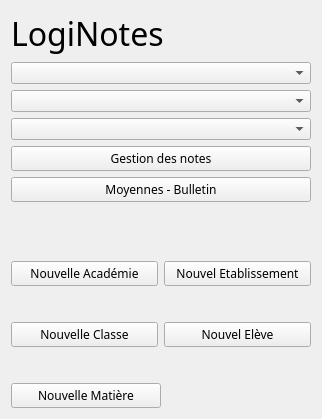
   <widget class="QWidget" name="layoutWidget">
    <property name="geometry">
     <rect>
      <x>30</x>
      <y>20</y>
      <width>302</width>
      <height>419</height>
     </rect>
    </property>
    <layout class="QVBoxLayout" name="verticalLayout_12">
     <item>
      <layout class="QVBoxLayout" name="verticalLayout_10">
       <item>
        <widget class="QLabel" name="label_2">
         <property name="sizePolicy">
          <sizepolicy hsizetype="Preferred" vsizetype="Fixed">
           <horstretch>0</horstretch>
           <verstretch>0</verstretch>
          </sizepolicy>
         </property>
         <property name="maximumSize">
          <size>
           <width>16777215</width>
           <height>50</height>
          </size>
         </property>
         <property name="font">
          <font>
           <family>Showcard Gothic</family>
           <pointsize>24</pointsize>
           <weight>50</weight>
           <italic>false</italic>
           <bold>false</bold>
           <kerning>true</kerning>
          </font>
         </property>
         <property name="text">
          <string>LogiNotes</string>
         </property>
        </widget>
       </item>
      </layout>
     </item>
     <item>
      <widget class="QComboBox" name="cBAcademie">
       <property name="sizePolicy">
        <sizepolicy hsizetype="Fixed" vsizetype="Fixed">
         <horstretch>0</horstretch>
         <verstretch>0</verstretch>
        </sizepolicy>
       </property>
       <property name="maximumSize">
        <size>
         <width>300</width>
         <height>16777215</height>
        </size>
       </property>
      </widget>
     </item>
     <item>
      <widget class="QComboBox" name="cBEtablissement">
       <property name="sizePolicy">
        <sizepolicy hsizetype="Fixed" vsizetype="Fixed">
         <horstretch>0</horstretch>
         <verstretch>0</verstretch>
        </sizepolicy>
       </property>
       <property name="minimumSize">
        <size>
         <width>300</width>
         <height>0</height>
        </size>
       </property>
      </widget>
     </item>
     <item>
      <widget class="QComboBox" name="cBClasse"/>
     </item>
     <item>
      <widget class="QPushButton" name="pBGestNote">
       <property name="sizePolicy">
        <sizepolicy hsizetype="Fixed" vsizetype="Fixed">
         <horstretch>0</horstretch>
         <verstretch>0</verstretch>
        </sizepolicy>
       </property>
       <property name="maximumSize">
        <size>
         <width>300</width>
         <height>16777215</height>
        </size>
       </property>
       <property name="font">
        <font>
         <family>Showcard Gothic</family>
        </font>
       </property>
       <property name="text">
        <string>Gestion des notes</string>
       </property>
      </widget>
     </item>
     <item>
      <widget class="QPushButton" name="pBMoyenne">
       <property name="sizePolicy">
        <sizepolicy hsizetype="Fixed" vsizetype="Fixed">
         <horstretch>0</horstretch>
         <verstretch>0</verstretch>
        </sizepolicy>
       </property>
       <property name="maximumSize">
        <size>
         <width>300</width>
         <height>16777215</height>
        </size>
       </property>
       <property name="font">
        <font>
         <family>Showcard Gothic</family>
        </font>
       </property>
       <property name="text">
        <string>Moyennes - Bulletin</string>
       </property>
      </widget>
     </item>
     <item>
      <spacer name="verticalSpacer">
       <property name="orientation">
        <enum>Qt::Vertical</enum>
       </property>
       <property name="sizeType">
        <enum>QSizePolicy::Maximum</enum>
       </property>
       <property name="sizeHint" stdset="0">
        <size>
         <width>20</width>
         <height>40</height>
        </size>
       </property>
      </spacer>
     </item>
     <item>
      <layout class="QHBoxLayout" name="horizontalLayout_9">
       <item>
        <layout class="QVBoxLayout" name="verticalLayout_15">
         <item>
          <spacer name="verticalSpacer_4">
           <property name="orientation">
            <enum>Qt::Vertical</enum>
           </property>
           <property name="sizeType">
            <enum>QSizePolicy::Fixed</enum>
           </property>
           <property name="sizeHint" stdset="0">
            <size>
             <width>20</width>
             <height>30</height>
            </size>
           </property>
          </spacer>
         </item>
         <item>
          <widget class="QPushButton" name="pBAjoutAcademie">
           <property name="font">
            <font>
             <family>Showcard Gothic</family>
            </font>
           </property>
           <property name="autoFillBackground">
            <bool>false</bool>
           </property>
           <property name="text">
            <string>Nouvelle Académie</string>
           </property>
          </widget>
         </item>
        </layout>
       </item>
       <item>
        <layout class="QVBoxLayout" name="verticalLayout_16">
         <item>
          <spacer name="verticalSpacer_3">
           <property name="orientation">
            <enum>Qt::Vertical</enum>
           </property>
           <property name="sizeType">
            <enum>QSizePolicy::Fixed</enum>
           </property>
           <property name="sizeHint" stdset="0">
            <size>
             <width>20</width>
             <height>30</height>
            </size>
           </property>
          </spacer>
         </item>
         <item>
          <widget class="QPushButton" name="pBAjoutEtablissement">
           <property name="font">
            <font>
             <family>Showcard Gothic</family>
            </font>
           </property>
           <property name="text">
            <string>Nouvel Etablissement</string>
           </property>
          </widget>
         </item>
        </layout>
       </item>
      </layout>
     </item>
     <item>
      <layout class="QHBoxLayout" name="horizontalLayout_10">
       <item>
        <layout class="QVBoxLayout" name="verticalLayout_18">
         <item>
          <spacer name="verticalSpacer_6">
           <property name="orientation">
            <enum>Qt::Vertical</enum>
           </property>
           <property name="sizeType">
            <enum>QSizePolicy::Fixed</enum>
           </property>
           <property name="sizeHint" stdset="0">
            <size>
             <width>20</width>
             <height>30</height>
            </size>
           </property>
          </spacer>
         </item>
         <item>
          <widget class="QPushButton" name="pBAjoutClasse">
           <property name="font">
            <font>
             <family>Showcard Gothic</family>
            </font>
           </property>
           <property name="text">
            <string>Nouvelle Classe</string>
           </property>
          </widget>
         </item>
        </layout>
       </item>
       <item>
        <layout class="QVBoxLayout" name="verticalLayout_20">
         <item>
          <spacer name="verticalSpacer_8">
           <property name="orientation">
            <enum>Qt::Vertical</enum>
           </property>
           <property name="sizeType">
            <enum>QSizePolicy::Fixed</enum>
           </property>
           <property name="sizeHint" stdset="0">
            <size>
             <width>20</width>
             <height>30</height>
            </size>
           </property>
          </spacer>
         </item>
         <item>
          <widget class="QPushButton" name="pBAjoutEleve">
           <property name="font">
            <font>
             <family>Showcard Gothic</family>
            </font>
           </property>
           <property name="text">
            <string>Nouvel Elève</string>
           </property>
          </widget>
         </item>
        </layout>
       </item>
      </layout>
     </item>
     <item>
      <layout class="QHBoxLayout" name="horizontalLayout_11">
       <item>
        <layout class="QVBoxLayout" name="verticalLayout_19">
         <item>
          <spacer name="verticalSpacer_7">
           <property name="orientation">
            <enum>Qt::Vertical</enum>
           </property>
           <property name="sizeType">
            <enum>QSizePolicy::Fixed</enum>
           </property>
           <property name="sizeHint" stdset="0">
            <size>
             <width>20</width>
             <height>30</height>
            </size>
           </property>
          </spacer>
         </item>
         <item>
          <widget class="QPushButton" name="pBAjoutMatiere">
           <property name="font">
            <font>
             <family>Showcard Gothic</family>
            </font>
           </property>
           <property name="text">
            <string>Nouvelle Matière</string>
           </property>
          </widget>
         </item>
        </layout>
       </item>
       <item>
        <spacer name="horizontalSpacer_5">
         <property name="orientation">
          <enum>Qt::Horizontal</enum>
         </property>
         <property name="sizeType">
          <enum>QSizePolicy::Fixed</enum>
         </property>
         <property name="sizeHint" stdset="0">
          <size>
           <width>150</width>
           <height>20</height>
          </size>
         </property>
        </spacer>
       </item>
      </layout>
     </item>
    </layout>
   </widget>
